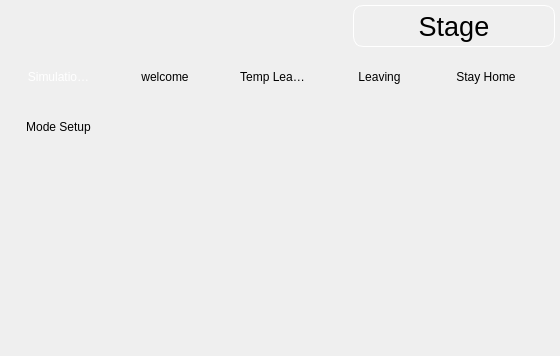
<?xml version="1.0" encoding="UTF-8"?>
<ui version="4.0">
 <class>MainStagePage</class>
 <widget class="QWidget" name="MainStagePage">
  <property name="geometry">
   <rect>
    <x>0</x>
    <y>0</y>
    <width>560</width>
    <height>356</height>
   </rect>
  </property>
  <property name="styleSheet">
   <string notr="true">
QLabel {
	border: 1px solid white;
	border-radius: 10px;
	min-width: 200px;
	min-height: 40px;
}

QListWidget {
	background: transparent;
	icon-size: 100px;
}


QListWidget::item {
	margin: 18px;
	background: transparent;
}

 QListView::item:pressed {
     border: 2px solid red;
 }

 </string>
  </property>
  <layout class="QGridLayout" name="gridLayout">
   <property name="margin">
    <number>5</number>
   </property>
   <property name="spacing">
    <number>5</number>
   </property>
   <item row="0" column="0">
    <spacer name="horizontalSpacer">
     <property name="orientation">
      <enum>Qt::Horizontal</enum>
     </property>
     <property name="sizeHint" stdset="0">
      <size>
       <width>241</width>
       <height>20</height>
      </size>
     </property>
    </spacer>
   </item>
   <item row="0" column="1">
    <widget class="QLabel" name="titleLabel">
     <property name="font">
      <font>
       <pointsize>20</pointsize>
      </font>
     </property>
     <property name="text">
      <string>Stage</string>
     </property>
     <property name="alignment">
      <set>Qt::AlignCenter</set>
     </property>
    </widget>
   </item>
   <item row="1" column="0" colspan="2">
    <widget class="QListWidget" name="listWidget">
     <property name="frameShape">
      <enum>QFrame::NoFrame</enum>
     </property>
     <property name="frameShadow">
      <enum>QFrame::Plain</enum>
     </property>
     <property name="verticalScrollBarPolicy">
      <enum>Qt::ScrollBarAlwaysOff</enum>
     </property>
     <property name="horizontalScrollBarPolicy">
      <enum>Qt::ScrollBarAlwaysOff</enum>
     </property>
     <property name="autoScroll">
      <bool>false</bool>
     </property>
     <property name="editTriggers">
      <set>QAbstractItemView::NoEditTriggers</set>
     </property>
     <property name="showDropIndicator" stdset="0">
      <bool>false</bool>
     </property>
     <property name="flow">
      <enum>QListView::LeftToRight</enum>
     </property>
     <property name="isWrapping" stdset="0">
      <bool>true</bool>
     </property>
     <property name="viewMode">
      <enum>QListView::IconMode</enum>
     </property>
     <property name="modelColumn">
      <number>0</number>
     </property>
     <property name="uniformItemSizes">
      <bool>true</bool>
     </property>
     <property name="selectionRectVisible">
      <bool>false</bool>
     </property>
     <property name="currentRow">
      <number>0</number>
     </property>
     <item>
      <property name="text">
       <string>Simulation Home</string>
      </property>
      <property name="icon">
       <iconset resource="../res/hac.qrc">
        <normaloff>:/Hac/I-1.png</normaloff>:/Hac/I-1.png</iconset>
      </property>
     </item>
     <item>
      <property name="text">
       <string>welcome</string>
      </property>
      <property name="icon">
       <iconset resource="../res/hac.qrc">
        <normaloff>:/Hac/I-2.png</normaloff>:/Hac/I-2.png</iconset>
      </property>
     </item>
     <item>
      <property name="text">
       <string>Temp Leaving</string>
      </property>
      <property name="icon">
       <iconset resource="../res/hac.qrc">
        <normaloff>:/Hac/I-3.png</normaloff>:/Hac/I-3.png</iconset>
      </property>
     </item>
     <item>
      <property name="text">
       <string>Leaving</string>
      </property>
      <property name="icon">
       <iconset resource="../res/hac.qrc">
        <normaloff>:/Hac/I-4.png</normaloff>:/Hac/I-4.png</iconset>
      </property>
     </item>
     <item>
      <property name="text">
       <string>Stay Home</string>
      </property>
      <property name="icon">
       <iconset resource="../res/hac.qrc">
        <normaloff>:/Hac/I-5.png</normaloff>:/Hac/I-5.png</iconset>
      </property>
     </item>
     <item>
      <property name="text">
       <string>Mode Setup</string>
      </property>
      <property name="icon">
       <iconset resource="../res/hac.qrc">
        <normaloff>:/Hac/I-6.png</normaloff>:/Hac/I-6.png</iconset>
      </property>
     </item>
    </widget>
   </item>
  </layout>
 </widget>
 <resources>
  <include location="../res/hac.qrc"/>
 </resources>
 <connections/>
</ui>
